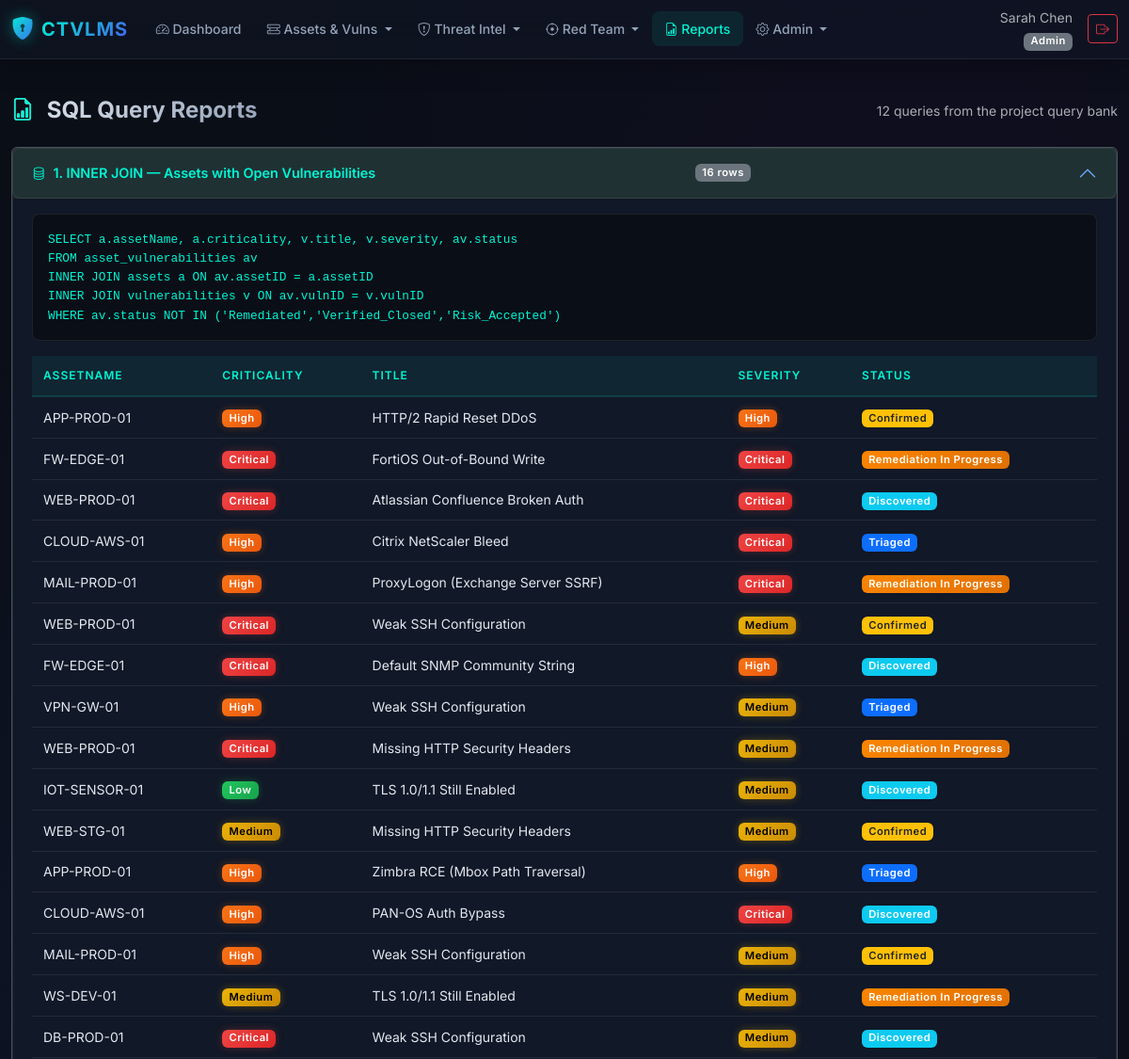
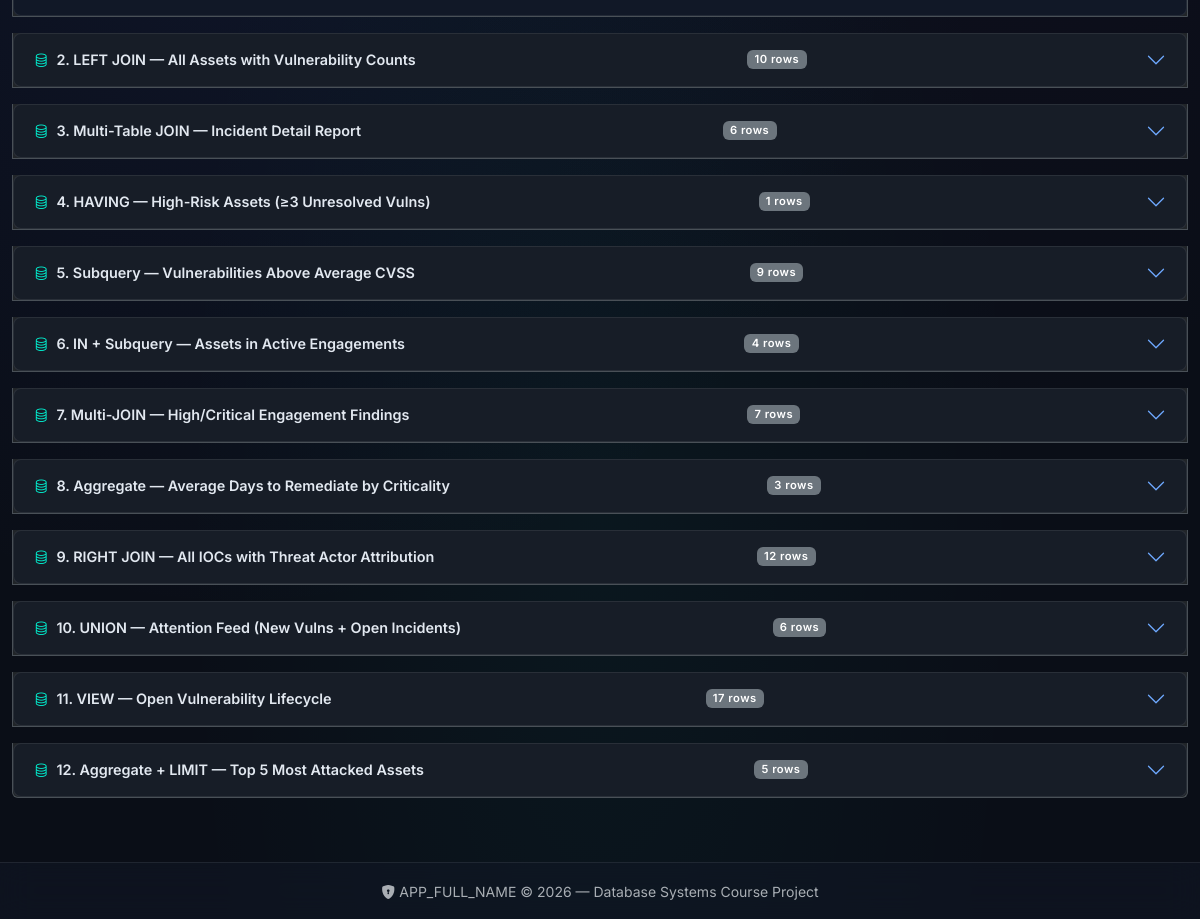
/?page=reports (signed in), run on the app's committed database (2 pictures, top to bottom).
### tables this page shows
CREATE TABLE asset_vulnerabilities (
    assetVulnID INT AUTO_INCREMENT PRIMARY KEY,
    assetID INT NOT NULL,
    vulnID INT NOT NULL,
    status ENUM('Discovered','Triaged','Confirmed','Remediation_In_Progress',
                'Remediated','Verified_Closed','Risk_Accepted') NOT NULL DEFAULT 'Discovered',
    discoveredDate DATE NOT NULL,
    triagedByUserID INT,
    dueDate DATE,
    closedDate DATE,
    notes TEXT,
    FOREIGN KEY (assetID) REFERENCES assets(assetID) ON DELETE CASCADE,
    FOREIGN KEY (vulnID) REFERENCES vulnerabilities(vulnID) ON DELETE CASCADE,
    FOREIGN KEY (triagedByUserID) REFERENCES users(userID) ON DELETE SET NULL,
    UNIQUE KEY uq_asset_vuln (assetID, vulnID)
);

CREATE TABLE assets (
    assetID INT AUTO_INCREMENT PRIMARY KEY,
    assetName VARCHAR(150) NOT NULL,
    assetType ENUM('Server','Workstation','Network_Device','Web_App','Database','Cloud_Resource','IoT_Device') NOT NULL,
    ipAddress VARCHAR(45),
    osPlatform VARCHAR(100),
    ownerUserID INT,
    criticality ENUM('Low','Medium','High','Critical') NOT NULL DEFAULT 'Medium',
    environment ENUM('Production','Staging','Development','Test') NOT NULL DEFAULT 'Production',
    createdAt TIMESTAMP DEFAULT CURRENT_TIMESTAMP,
    FOREIGN KEY (ownerUserID) REFERENCES users(userID) ON DELETE SET NULL
);

CREATE TABLE vulnerabilities (
    vulnID INT AUTO_INCREMENT PRIMARY KEY,
    cveID VARCHAR(20) UNIQUE,                  
    title VARCHAR(200) NOT NULL,
    description TEXT,
    cvssScore DECIMAL(3,1) CHECK (cvssScore BETWEEN 0.0 AND 10.0),
    severity ENUM('Low','Medium','High','Critical') NOT NULL,
    cwe VARCHAR(20),                           
    publishedDate DATE,
    createdAt TIMESTAMP DEFAULT CURRENT_TIMESTAMP
);

### index.php (called while the page is built, shortened)
<?php
require_once __DIR__ . '/includes/auth.php';
require_once __DIR__ . '/includes/helpers.php';
$page = $_GET['page'] ?? 'dashboard';
$page = preg_replace('/[^a-zA-Z0-9_\/]/', '', $page);
$routes = [
    'dashboard'            => 'pages/dashboard.php',
    'reports'              => 'pages/reports.php',
    'users/list'           => 'pages/users/list.php',
    'users/form'           => 'pages/users/form.php',
    'assets/list'          => 'pages/assets/list.php',
    'assets/form'          => 'pages/assets/form.php',
    'vulnerabilities/list' => 'pages/vulnerabilities/list.php',
    'vulnerabilities/form' => 'pages/vulnerabilities/form.php',
    'exposures/list'       => 'pages/exposures/list.php',
    'asset_vulns/list'     => 'pages/asset_vulns/list.php',
    'asset_vulns/form'     => 'pages/asset_vulns/form.php',
    'threat_actors/list'   => 'pages/threat_actors/list.php',
    'threat_actors/form'   => 'pages/threat_actors/form.php',
    'iocs/list'            => 'pages/iocs/list.php',
    'iocs/form'            => 'pages/iocs/form.php',
    'incidents/list'       => 'pages/incidents/list.php',
    'incidents/form'       => 'pages/incidents/form.php',
    'engagements/list'     => 'pages/engagements/list.php',
    'engagements/form'     => 'pages/engagements/form.php',
    'findings/list'        => 'pages/findings/list.php',
    'findings/form'        => 'pages/findings/form.php',
    'remediations/list'    => 'pages/remediations/list.php',
    'remediations/form'    => 'pages/remediations/form.php',
    'audit_log/list'       => 'pages/audit_log/list.php',
];
require __DIR__ . '/' . $routes[$page];

### pages/reports.php (the view, shortened to what this page needs)
<?php
$db = getDB();
require __DIR__ . '/../includes/header.php';
?>
<div class="page-header">
    <h2><i class="bi bi-file-earmark-bar-graph"></i> SQL Query Reports</h2>
    <span class="text-muted small"><?= e(count($queries)) ?> queries from the project query bank</span>
</div>
<div class="accordion" id="queryAccordion">
    <?php foreach ($queries as $idx => $q): ?>
        <?php
        $num       = $idx + 1;
        $collapseId = 'query' . $num;
        $isFirst   = ($idx === 0);
        $rows  = [];
        $error = '';
        try {
            $stmt = $db->query($q['sql']);
            $rows = $stmt->fetchAll();
        } catch (PDOException $ex) {
            $error = $ex->getMessage();
        }
        ?>
        <div class="query-card accordion-item">
            <h2 class="accordion-header" id="heading<?= $num ?>">
                <button class="accordion-button <?= $isFirst ? '' : 'collapsed' ?>"
                        type="button"
                        data-bs-toggle="collapse"
                        data-bs-target="#<?= $collapseId ?>"
                        aria-expanded="<?= $isFirst ? 'true' : 'false' ?>"
                        aria-controls="<?= $collapseId ?>">
                    <i class="bi bi-database me-2 text-cyan"></i>
                    <?= e($q['title']) ?>
                    <span class="badge bg-secondary ms-auto me-2"><?= e((string)count($rows)) ?> rows</span>
                </button>
            </h2>
            <div id="<?= $collapseId ?>"
                 class="accordion-collapse collapse <?= $isFirst ? 'show' : '' ?>"
                 aria-labelledby="heading<?= $num ?>"
                 data-bs-parent="#queryAccordion">
                <div class="accordion-body">
                    <pre class="query-sql"><code><?= e($q['sql']) ?></code></pre>
                    <?php if ($error): ?>
                        <div class="alert alert-danger">
                            <i class="bi bi-exclamation-octagon me-1"></i>
                            <strong>Query Error:</strong> <?= e($error) ?>
                        </div>
                    <?php else: ?>
                        <div class="table-responsive">
                            <table class="table table-dark-custom table-hover mb-0">
                                <thead>
                                    <tr>
                                        <?php foreach (array_keys($rows[0]) as $col): ?>
                                            <th><?= e($col) ?></th>
                                        <?php endforeach; ?>
                                    </tr>
                                </thead>
                                <tbody>
                                    <?php foreach ($rows as $row): ?>
                                        <tr>
                                            <?php foreach ($row as $key => $val): ?>
                                                <td>
                                                    <?php
                                                    if (in_array($key, ['severity', 'priority', 'riskRating', 'criticality'])) {
                                                        echo severityBadge($val);
                                                    } elseif ($key === 'status') {
                                                        echo statusBadge($val);
                                                    } elseif ($key === 'cveID') {
                                                        echo '<span class="font-mono">' . e($val) . '</span>';
                                                    } elseif ($key === 'exploitedSuccessfully') {
                                                        if ($val) {
                                                            echo '<span class="badge badge-critical">Yes</span>';
                                                        } else {
                                                            echo '<span class="badge badge-low">No</span>';
                                                        }
                                                    } elseif ($key === 'iocValue') {
                                                        echo '<span class="font-mono">' . e($val) . '</span>';
                                                    } else {
                                                        echo e((string)($val ?? '—'));
                                                    }
                                                    ?>
                                                </td>
                                            <?php endforeach; ?>
                                        </tr>
                                    <?php endforeach; ?>
                                </tbody>
                            </table>
                        </div>
                    <?php endif; ?>
                </div>
            </div>
        </div>
    <?php endforeach; ?>
</div>
<?php require __DIR__ . '/../includes/footer.php'; ?>

### includes/helpers.php (shortened to what this page needs)
<?php
function e(?string $str): string
{
    return htmlspecialchars($str ?? '', ENT_QUOTES, 'UTF-8');
}
function severityBadge(?string $level): string
{
    $map = [
        'Critical' => 'badge-critical',
        'High'     => 'badge-high',
        'Medium'   => 'badge-medium',
        'Low'      => 'badge-low',
    ];
    $cls = $map[$level] ?? 'bg-secondary';
    return '<span class="badge ' . $cls . '">' . e($level) . '</span>';
}
function statusBadge(?string $status): string
{
    $map = [
        'Discovered'               => 'bg-info',
        'Triaged'                  => 'bg-primary',
        'Confirmed'                => 'bg-warning text-dark',
        'Remediation_In_Progress'  => 'bg-orange',
        'Remediated'               => 'bg-success',
        'Verified_Closed'          => 'bg-success-dark',
        'Risk_Accepted'            => 'bg-secondary',
        'Open'          => 'bg-danger',
        'Investigating' => 'bg-warning text-dark',
        'Contained'     => 'bg-info',
        'Eradicated'    => 'bg-primary',
        'Recovered'     => 'bg-success',
        'Closed'        => 'bg-success-dark',
        'Planned'     => 'bg-secondary',
        'In_Progress' => 'bg-primary',
        'Completed'   => 'bg-success',
        'Cancelled'   => 'bg-danger',
    ];
    $cls = $map[$status] ?? 'bg-secondary';
    $label = str_replace('_', ' ', $status ?? '');
    return '<span class="badge ' . $cls . '">' . e($label) . '</span>';
}
function roleLabel(string $role): string
{
    $map = [
        'Admin'        => '<span class="badge bg-danger">Admin</span>',
        'SOC_Analyst'  => '<span class="badge bg-info">SOC Analyst</span>',
        'Red_Teamer'   => '<span class="badge bg-warning text-dark">Red Teamer</span>',
        'Vuln_Manager' => '<span class="badge bg-primary">Vuln Manager</span>',
        'Viewer'       => '<span class="badge bg-secondary">Viewer</span>',
    ];
    return $map[$role] ?? '<span class="badge bg-secondary">' . e($role) . '</span>';
}

### data on the page
asset_vulnerabilities: assetID.assetName "APP-PROD-01", assetID.criticality "High", vulnID.title "HTTP/2 Rapid Reset DDoS", vulnID.severity "High", status "Confirmed"
asset_vulnerabilities: assetID.assetName "FW-EDGE-01", assetID.criticality "Critical", vulnID.title "FortiOS Out-of-Bound Write", vulnID.severity "Critical", status "Remediation In Progress"
asset_vulnerabilities: assetID.assetName "WEB-PROD-01", assetID.criticality "Critical", vulnID.title "Atlassian Confluence Broken Auth", vulnID.severity "Critical", status "Discovered"
asset_vulnerabilities: assetID.assetName "CLOUD-AWS-01", assetID.criticality "High", vulnID.title "Citrix NetScaler Bleed", vulnID.severity "Critical", status "Triaged"
asset_vulnerabilities: assetID.assetName "MAIL-PROD-01", assetID.criticality "High", vulnID.title "ProxyLogon (Exchange Server SSRF)", vulnID.severity "Critical", status "Remediation In Progress"
asset_vulnerabilities: assetID.assetName "WEB-PROD-01", assetID.criticality "Critical", vulnID.title "Weak SSH Configuration", vulnID.severity "Medium", status "Confirmed"
asset_vulnerabilities: assetID.assetName "FW-EDGE-01", assetID.criticality "Critical", vulnID.title "Default SNMP Community String", vulnID.severity "High", status "Discovered"
asset_vulnerabilities: assetID.assetName "VPN-GW-01", assetID.criticality "High", vulnID.title "Weak SSH Configuration", vulnID.severity "Medium", status "Triaged"
asset_vulnerabilities: assetID.assetName "WEB-PROD-01", assetID.criticality "Critical", vulnID.title "Missing HTTP Security Headers", vulnID.severity "Medium", status "Remediation In Progress"
asset_vulnerabilities: assetID.assetName "IOT-SENSOR-01", assetID.criticality "Low", vulnID.title "TLS 1.0/1.1 Still Enabled", vulnID.severity "Medium", status "Discovered"
asset_vulnerabilities: assetID.assetName "WEB-STG-01", assetID.criticality "Medium", vulnID.title "Missing HTTP Security Headers", vulnID.severity "Medium", status "Confirmed"
asset_vulnerabilities: assetID.assetName "APP-PROD-01", assetID.criticality "High", vulnID.title "Zimbra RCE (Mbox Path Traversal)", vulnID.severity "High", status "Triaged"
asset_vulnerabilities: assetID.assetName "CLOUD-AWS-01", assetID.criticality "High", vulnID.title "PAN-OS Auth Bypass", vulnID.severity "Critical", status "Discovered"
asset_vulnerabilities: assetID.assetName "MAIL-PROD-01", assetID.criticality "High", vulnID.title "Weak SSH Configuration", vulnID.severity "Medium", status "Confirmed"
asset_vulnerabilities: assetID.assetName "WS-DEV-01", assetID.criticality "Medium", vulnID.title "TLS 1.0/1.1 Still Enabled", vulnID.severity "Medium", status "Remediation In Progress"
asset_vulnerabilities: assetID.assetName "DB-PROD-01", assetID.criticality "Critical", vulnID.title "Weak SSH Configuration", vulnID.severity "Medium", status "Discovered"

### other printed values
$user['name'] "Sarah Chen"
$map[$role] "Admin"
count($queries) "12"
$q['title'] "1. INNER JOIN — Assets with Open Vulnerabilities"
count($rows) "16"
$col "ASSETNAME"
$col "CRITICALITY"
$col "TITLE"
$col "SEVERITY"
$col "STATUS"
$q['title'] "2. LEFT JOIN — All Assets with Vulnerability Counts"
count($rows) "10"
$q['title'] "3. Multi-Table JOIN — Incident Detail Report"
count($rows) "6"
$q['title'] "4. HAVING — High-Risk Assets (≥3 Unresolved Vulns)"
